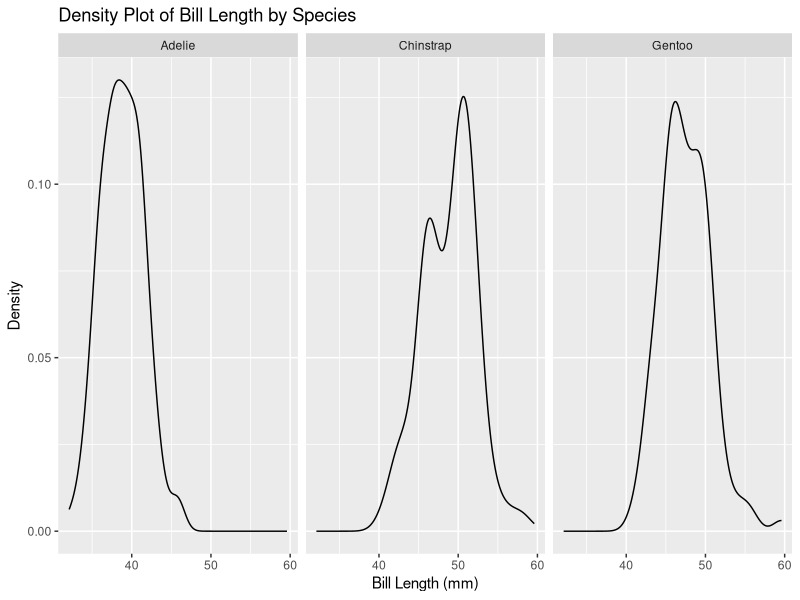
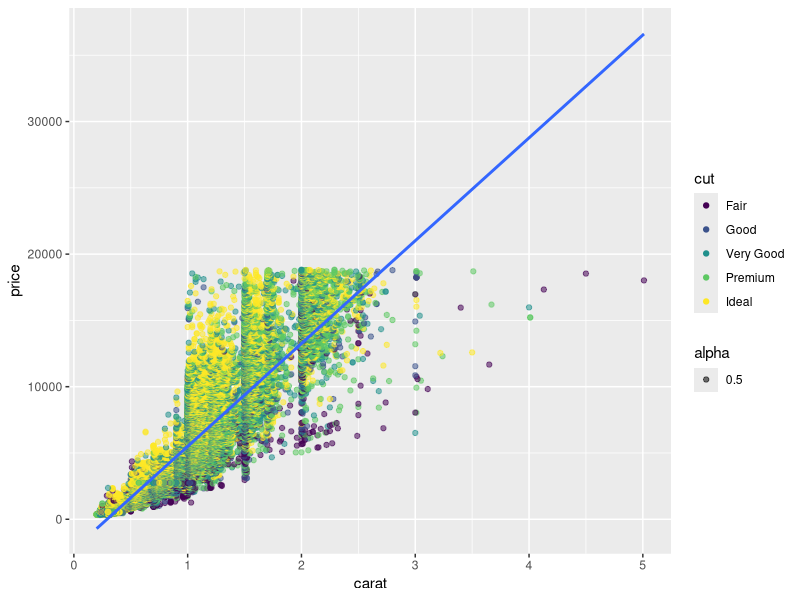
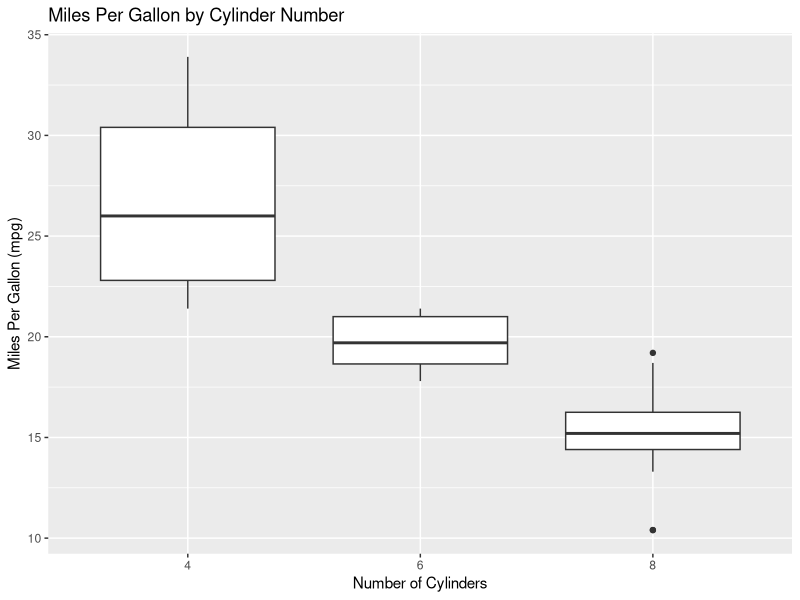
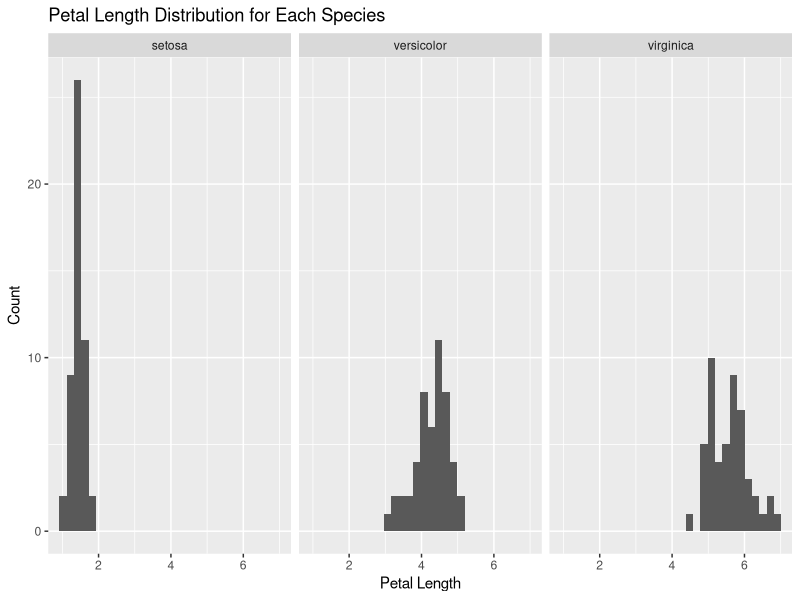

Recreate these plots in R, in order.
# Please create teh following plots:

# Q1 ----

# Load the tidyverse library
library(tidyverse)

# Load the palmerpenguins library
library(palmerpenguins)

# Load the penguins dataset
data(penguins)

# Plot 1
# Create a density plot of the 'bill_length_mm' column of the penguins
# dataset.
# Use the ggplot() function to create the plot.
# Use the aes() function to specify the x-axis variable.
# Inside the aes() function, set the x parameter to the 'bill_length_mm'
# column of the penguins dataset.
# Add a + sign after the ggplot() function.
# Use the geom_density() function to add a density plot to the ggplot()
# function.
# Add a + sign after the geom_density() function.
# Use the facet_grid() function to add a facet to the ggplot() function.
# Inside the facet_grid() function, set the formula to
# "~ species".
# Add a + sign after the facet_grid() function.
# Use the labs() function to add a title to the ggplot() function.
# Inside the labs() function, set the title parameter to
# "Density Plot of Bill Length by Species".
# Set the x parameter to "Bill Length (mm)".
# Set the y parameter to "Density".

plot1 <- ggplot(data = penguins, 
        mapping = aes(x = bill_length_mm)) +
  geom_density() +
  facet_grid(~ species) +
  labs(title = "Density Plot of Bill Length by Species", 
       x = "Bill Length (mm)",
       y = "Density")


# To verify your answer, run the following code
plot1

# Q2 ----

# Use the diamonds dataset from ggplot2
data(diamonds)

# Plot 2
# Create a scatter plot of 'carat' vs. 'price', colored by 'cut' quality.
# Use the ggplot() function to create the plot.
# Use the aes() function to specify the x-axis and y-axis variables.
# Inside the aes() function, set the x parameter to 'carat', the y parameter to 'price'.
# Add a + sign after the ggplot() function.
# Use the geom_point() function to add a scatter plot to the ggplot() function. 
# Inside the geom_point() function, use the aes() function to set the color parameter to 'cut'.
# Set the alpha parameter inside geom_point() to 0.5 to make the points semi-transparent if there is overplotting.
# Use the geom_smooth() function to add a smooth line through the points for each 'cut' category, setting the method argument to "lm" for linear models.
# Add a + sign after the geom_point() (and geom_smooth(), if used) function.
# Use the labs() function to add a title to the ggplot() function.
# Inside the labs() function, set the title parameter to "Carat vs. Price by Cut Quality",
# Set the x parameter to "Carat",
# Set the y parameter to "Price".

plot2 <- ggplot(data = diamonds,
                mapping = aes(x = carat, y = price)) +
  geom_point(aes(color = cut, alpha = 0.5)) +
  geom_smooth(method = "lm")
  labs(title = "Carat vs. Price by Cut Quality", x = "Carat", y = "Price")


# To verify your answer, run the following code
plot2

# Q3 ----


# Use the mtcars dataset
data(mtcars)

# Plot 3
# Create a boxplot of 'mpg' by 'cyl' (number of cylinders).
# Use the ggplot() function to create the plot.
# Use the aes() function to specify the x-axis and y-axis variables.
# Inside the aes() function, set the x parameter to 'cyl' and the y parameter to 'mpg'.
# NOTICE that you will need to convert the 'cyl' column to a factor using the factor() function. factor(cyl)
# Add a + sign after the ggplot() function.
# Use the geom_boxplot() function to add a boxplot to the ggplot() function.
# Add a + sign after the geom_boxplot() function.
# Use the labs() function to add a title to the ggplot() function.
# Inside the labs() function, set the title parameter to "Miles Per Gallon by Cylinder Number",
# Set the x parameter to "Number of Cylinders",
# Set the y parameter to "Miles Per Gallon (mpg)".

plot3 <- ggplot(data = mtcars, aes(x = factor(cyl), y = mpg)) +
  geom_boxplot() +
  labs(title = "Miles Per Gallon by Cylinder Number",
       x = "Number of Cylinders",
       y = "Miles Per Gallon (mpg)")



# To verify your answer, run the following code
plot3

# Q4 ----

# Use the iris dataset
data(iris)

# Plot 4
# Create a histogram of 'Petal.Length' for each species.
# Use the ggplot() function to create the plot.
# Use the aes() function to specify the x-axis variable.
# Inside the aes() function, set the x parameter to 'Petal.Length'.
# Add a + sign after the ggplot() function.
# Use the geom_histogram() function to add a histogram to the ggplot() function, and set bins to 30.
# Add a + sign after the geom_histogram() function.
# Use the facet_wrap() function to add a facet for 'Species'.
# Inside the facet_wrap() function, set the facets parameter to '~ Species'.
# Add a + sign after the facet_wrap() function.
# Use the labs() function to add a title to the ggplot() function.
# Inside the labs() function, set the title parameter to "Petal Length Distribution for Each Species",
# Set the x parameter to "Petal Length",
# Set the y parameter to "Count".

plot4 <- ggplot(data = iris, 
                mapping = aes(x = Petal.Length)) +
  geom_histogram(bins = 30) +
  facet_wrap(~ Species) +
  labs(title = "Petal Length Distribution for Each Species",
       x = "Petal Length",
       y = "Count")


# To verify your answer, run the following code
plot4



